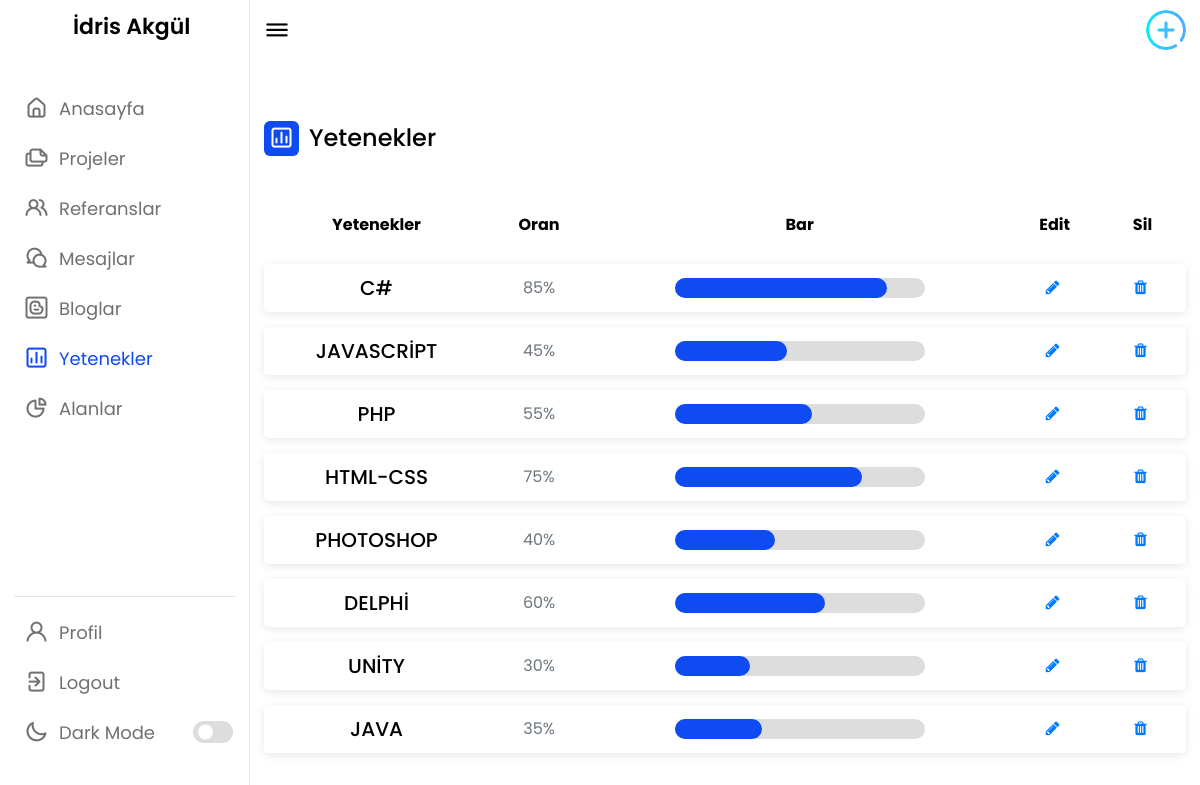
/ayetenekler.php, run on the app's committed database.
### tables this page shows
CREATE TABLE IF NOT EXISTS `yetenekler` (
  `id` int NOT NULL AUTO_INCREMENT,
  `ad` varchar(20) NOT NULL,
  `oran` int NOT NULL,
  PRIMARY KEY (`id`)
);

### ayetenekler.php (the view, shortened to what this page needs)
<?php
include('verit.php');
?>
<!DOCTYPE html>
<html lang="en">
<head>
    <link rel="stylesheet" href="style.css">
    <link rel="stylesheet" href="https://unicons.iconscout.com/release/v4.0.0/css/line.css">
<link rel="stylesheet" type="text/css" href="https://maxcdn.bootstrapcdn.com/bootstrap/4.0.0/css/bootstrap.min.css">
	<link rel="stylesheet" href="https://stackpath.bootstrapcdn.com/font-awesome/4.7.0/css/font-awesome.min.css">
</head>
<body>
    <nav>
        <div class="logo-name">
            <span class="logo_name">İdris Akgül</span>
        </div>
        <div class="menu-items">
            <ul class="nav-links">
                <li><a href="adminpanel.php">
                    <i class="uil uil-estate"></i>
                    <span class="link-name">Anasayfa</span>
                </a></li>
                <li><a href="aprojeler.php">
                    <i class="uil uil-files-landscapes" ></i>
                    <span class="link-name" >Projeler</span>
                </a></li>
                <li><a href="areferanslar.php">
                <i class="uil uil-users-alt"></i>
                    <span class="link-name">Referanslar</span>
                </a></li>
                <li><a href="amesajlar.php">
                <i class="uil uil-comments"></i>
                    <span class="link-name">Mesajlar</span>
                </a></li>
                <li><a href="abloglar.php">
                <i class="uil  uil-blogger-alt"></i>
                    <span class="link-name">Bloglar</span>
                </a></li>
                <li><a href="ayetenekler.php">
                <i class="uil uil-chart" style="color:#0E4BF1 !important"></i>
                    <span class="link-name" style="color:#0E4BF1 !important">Yetenekler</span>
                </a></li>
                <li><a href="aalanlar.php">
                <i class="uil uil-chart-pie-alt"></i>
                    <span class="link-name">Alanlar</span>
                </a></li>
            </ul>
            <ul class="logout-mode">
            <li><a href="aprofil.php">
                    <i class="uil uil-user"></i>
                    <span class="link-name">Profil</span>
                </a></li>
                <li><a href="index.php">
                    <i class="uil uil-signout"></i>
                    <span class="link-name">Logout</span>
                </a></li>
                <li class="mode">
                    <a href="#">
                        <i class="uil uil-moon"></i>
                    <span class="link-name">Dark Mode</span>
                </a>
                <div class="mode-toggle">
                  <span class="switch"></span>
                </div>
            </li>
            </ul>
        </div>
    </nav>
    <section class="dashboard">
        <div class="top">
            <i class="uil uil-bars sidebar-toggle"></i>
        <div onclick="tıklaaç()" style="border:0px;border-radius: 50%;"><img src="img/plus.png" alt=""></a> </div>
        </div>
        <div class="dash-content">
            <div class="overview" >
                <div class="title">
                <i class="uil uil-chart"></i>
                    <span class="text">Yetenekler</span>
                </div>
                <table class="table">
				<thead>
					<tr>
						<th>Yetenekler</th>
						<th>Oran</th>
						<th>Bar</th>
						<th>Edit</th>
						<th>Sil</th>
					</tr>
				</thead>
				<tbody>
                    <?php
				$query = $db->query("select * from yetenekler ", PDO::FETCH_ASSOC);
foreach ($query as $row)
{
				echo'	<tr>
						<td>
									<h5 class="mb-0">'.$row["ad"].'</h5>
						</td>
						<td>
                        <p class="text-muted mb-0">'.$row["oran"].'%'.'</p>
						</td>
						<td><div class="container">
   <div class="skills" style="width: '.$row["oran"].'%;"></div>
 </div></td>
                        <td>
							<div class="dropdown open">
							<a href="ayetenekedit.php?id='.$row["id"].'" class="px-2" id="triggerId2" data-toggle="dropdown" aria-haspopup="true"
										aria-expanded="false">
                                   <i class="fa fa-pencil mr-1"> </i>
								</a>
							</div>
						</td>
                        <td>
							<div class="dropdown open">
								<a href="ayeteneksil.php?id='.$row["id"].'" class="px-2" id="triggerId2" data-toggle="dropdown" aria-haspopup="true"
										aria-expanded="false">
                                        <i class="fa fa-trash mr-1"></i>
								</a>
							</div>
						</td>
					</tr>';
                }
                    ?>
				</tbody>
			</table>
        </div>
    </section>
</body>
</html>

### src/css/style.css (style rules this page uses)
* { margin: 0; padding: 0; font-family: 'Open Sans', sans-serif; outline: 0; }
:root { --background: #F9F9FF; --secondary-background: #FFF; --font-color: #454360; --secondary-font-color: #000; }
h1, h2, h3, h4, h5, h6 { color: var(--font-color); font-family: "Rubik", sans-serif; font-weight: 700; }
a { text-decoration: none; }
span { color: var(--font-color); text-decoration: none; }
.skills { background-color: var(--background); height: auto; width: 100%; padding: 30px 0; }

### data on the page
yetenekler: ad "C#", oran "85"
yetenekler: ad "JAVASCRİPT", oran "45"
yetenekler: ad "PHP", oran "55"
yetenekler: ad "HTML-CSS", oran "75"
yetenekler: ad "PHOTOSHOP", oran "40"
yetenekler: ad "DELPHİ", oran "60"
yetenekler: ad "UNİTY", oran "30"
yetenekler: ad "JAVA", oran "35"
